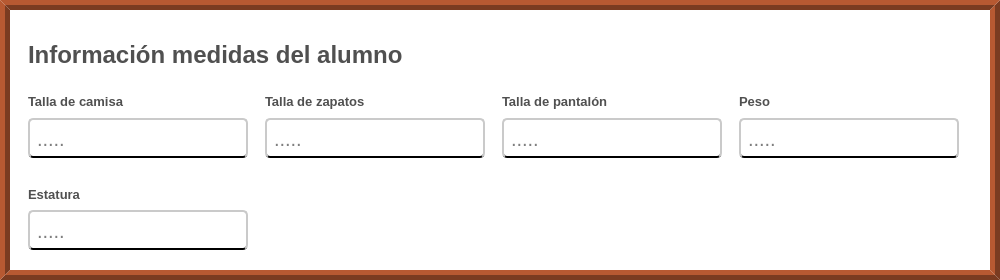
              <widget class="QFrame" name="info_medidas_alumno">
               <property name="sizePolicy">
                <sizepolicy hsizetype="Preferred" vsizetype="Preferred">
                 <horstretch>0</horstretch>
                 <verstretch>10</verstretch>
                </sizepolicy>
               </property>
               <property name="minimumSize">
                <size>
                 <width>1000</width>
                 <height>280</height>
                </size>
               </property>
               <property name="styleSheet">
                <string notr="true">QFrame{
	background-color: rgb(255, 255, 255);
	border:10px ridge rgb(122, 59, 33);
}</string>
               </property>
               <property name="frameShape">
                <enum>QFrame::NoFrame</enum>
               </property>
               <property name="frameShadow">
                <enum>QFrame::Raised</enum>
               </property>
               <layout class="QVBoxLayout" name="verticalLayout_8">
                <property name="leftMargin">
                 <number>10</number>
                </property>
                <property name="topMargin">
                 <number>20</number>
                </property>
                <item>
                 <widget class="QLabel" name="label_segmento_info_medidas_alumno">
                  <property name="sizePolicy">
                   <sizepolicy hsizetype="Fixed" vsizetype="Fixed">
                    <horstretch>0</horstretch>
                    <verstretch>0</verstretch>
                   </sizepolicy>
                  </property>
                  <property name="minimumSize">
                   <size>
                    <width>0</width>
                    <height>40</height>
                   </size>
                  </property>
                  <property name="maximumSize">
                   <size>
                    <width>16777215</width>
                    <height>30</height>
                   </size>
                  </property>
                  <property name="font">
                   <font>
                    <family>Arial</family>
                    <pointsize>18</pointsize>
                    <weight>75</weight>
                    <bold>true</bold>
                   </font>
                  </property>
                  <property name="styleSheet">
                   <string notr="true">QLabel{
	

	
	color: rgb(80, 80, 80);

	border-color: #ffffff;
	border:none;
	padding-left:2px;

	


}
</string>
                  </property>
                  <property name="text">
                   <string>Información medidas del alumno</string>
                  </property>
                  <property name="scaledContents">
                   <bool>false</bool>
                  </property>
                 </widget>
                </item>
                <item>
                 <widget class="QFrame" name="preguntas_info_medidas_2">
                  <property name="minimumSize">
                   <size>
                    <width>460</width>
                    <height>100</height>
                   </size>
                  </property>
                  <property name="styleSheet">
                   <string notr="true">border-radius:0px;
border:none;</string>
                  </property>
                  <property name="frameShape">
                   <enum>QFrame::NoFrame</enum>
                  </property>
                  <property name="frameShadow">
                   <enum>QFrame::Raised</enum>
                  </property>
                  <layout class="QGridLayout" name="gridLayout_4">
                   <property name="leftMargin">
                    <number>0</number>
                   </property>
                   <property name="horizontalSpacing">
                    <number>9</number>
                   </property>
                   <property name="verticalSpacing">
                    <number>20</number>
                   </property>
                   <item row="0" column="0">
                    <layout class="QVBoxLayout" name="verticalLayout_26">
                     <item>
                      <widget class="QLabel" name="label_talla_camisa">
                       <property name="maximumSize">
                        <size>
                         <width>200</width>
                         <height>16777215</height>
                        </size>
                       </property>
                       <property name="font">
                        <font>
                         <family>Arial</family>
                         <pointsize>10</pointsize>
                         <weight>75</weight>
                         <bold>true</bold>
                        </font>
                       </property>
                       <property name="styleSheet">
                        <string notr="true">QLabel{
		
	color: rgb(80, 80, 80);

	border-color: #ffffff;


}
</string>
                       </property>
                       <property name="text">
                        <string>Talla de camisa</string>
                       </property>
                       <property name="textFormat">
                        <enum>Qt::PlainText</enum>
                       </property>
                       <property name="scaledContents">
                        <bool>true</bool>
                       </property>
                      </widget>
                     </item>
                     <item>
                      <widget class="QLineEdit" name="input_talla_camisa">
                       <property name="sizePolicy">
                        <sizepolicy hsizetype="Fixed" vsizetype="Fixed">
                         <horstretch>0</horstretch>
                         <verstretch>0</verstretch>
                        </sizepolicy>
                       </property>
                       <property name="minimumSize">
                        <size>
                         <width>220</width>
                         <height>40</height>
                        </size>
                       </property>
                       <property name="font">
                        <font>
                         <family>Arial</family>
                         <pointsize>15</pointsize>
                        </font>
                       </property>
                       <property name="styleSheet">
                        <string notr="true">QLineEdit{
	
	background-color: rgb(255, 255, 255);
	border-radius:5px;
	padding-left: 5px;
 padding-right:5px;
	padding-top:1px;
	border-bottom:2px solid black  ;
	border-top: 2px solid rgb(202, 202, 202);
	border-left: 2px solid rgb(202, 202, 202);
	border-right: 2px solid rgb(202, 202, 202);

}

QLineEdit:focus{

	border: 2px solid rgb(17, 192, 255)



}
</string>
                       </property>
                       <property name="placeholderText">
                        <string>.....</string>
                       </property>
                      </widget>
                     </item>
                    </layout>
                   </item>
                   <item row="0" column="1">
                    <layout class="QVBoxLayout" name="verticalLayout_29">
                     <item>
                      <widget class="QLabel" name="label_talla_zapatos">
                       <property name="maximumSize">
                        <size>
                         <width>200</width>
                         <height>16777215</height>
                        </size>
                       </property>
                       <property name="font">
                        <font>
                         <family>Arial</family>
                         <pointsize>10</pointsize>
                         <weight>75</weight>
                         <bold>true</bold>
                        </font>
                       </property>
                       <property name="styleSheet">
                        <string notr="true">QLabel{
		
	color: rgb(80, 80, 80);

	border-color: #ffffff;


}
</string>
                       </property>
                       <property name="text">
                        <string>Talla de zapatos</string>
                       </property>
                       <property name="textFormat">
                        <enum>Qt::PlainText</enum>
                       </property>
                       <property name="scaledContents">
                        <bool>true</bool>
                       </property>
                      </widget>
                     </item>
                     <item>
                      <widget class="QLineEdit" name="input_talla_zapatos">
                       <property name="sizePolicy">
                        <sizepolicy hsizetype="Fixed" vsizetype="Fixed">
                         <horstretch>0</horstretch>
                         <verstretch>0</verstretch>
                        </sizepolicy>
                       </property>
                       <property name="minimumSize">
                        <size>
                         <width>220</width>
                         <height>40</height>
                        </size>
                       </property>
                       <property name="font">
                        <font>
                         <family>Arial</family>
                         <pointsize>15</pointsize>
                        </font>
                       </property>
                       <property name="styleSheet">
                        <string notr="true">QLineEdit{
	
	background-color: rgb(255, 255, 255);
	border-radius:5px;
	padding-left: 5px;
 padding-right:5px;
	padding-top:1px;
	border-bottom:2px solid black  ;
	border-top: 2px solid rgb(202, 202, 202);
	border-left: 2px solid rgb(202, 202, 202);
	border-right: 2px solid rgb(202, 202, 202);

}

QLineEdit:focus{

	border: 2px solid rgb(17, 192, 255)



}
</string>
                       </property>
                       <property name="placeholderText">
                        <string>.....</string>
                       </property>
                      </widget>
                     </item>
                    </layout>
                   </item>
                   <item row="0" column="2">
                    <layout class="QVBoxLayout" name="verticalLayout_30">
                     <item>
                      <widget class="QLabel" name="label_talla_pantalon">
                       <property name="maximumSize">
                        <size>
                         <width>200</width>
                         <height>16777215</height>
                        </size>
                       </property>
                       <property name="font">
                        <font>
                         <family>Arial</family>
                         <pointsize>10</pointsize>
                         <weight>75</weight>
                         <bold>true</bold>
                        </font>
                       </property>
                       <property name="styleSheet">
                        <string notr="true">QLabel{
		
	color: rgb(80, 80, 80);

	border-color: #ffffff;


}
</string>
                       </property>
                       <property name="text">
                        <string>Talla de pantalón </string>
                       </property>
                       <property name="textFormat">
                        <enum>Qt::PlainText</enum>
                       </property>
                       <property name="scaledContents">
                        <bool>true</bool>
                       </property>
                      </widget>
                     </item>
                     <item>
                      <widget class="QLineEdit" name="input_talla_pantalon">
                       <property name="sizePolicy">
                        <sizepolicy hsizetype="Fixed" vsizetype="Fixed">
                         <horstretch>0</horstretch>
                         <verstretch>0</verstretch>
                        </sizepolicy>
                       </property>
                       <property name="minimumSize">
                        <size>
                         <width>220</width>
                         <height>40</height>
                        </size>
                       </property>
                       <property name="font">
                        <font>
                         <family>Arial</family>
                         <pointsize>15</pointsize>
                        </font>
                       </property>
                       <property name="styleSheet">
                        <string notr="true">QLineEdit{
	
	background-color: rgb(255, 255, 255);
	border-radius:5px;
	padding-left: 5px;
 padding-right:5px;
	padding-top:1px;
	border-bottom:2px solid black  ;
	border-top: 2px solid rgb(202, 202, 202);
	border-left: 2px solid rgb(202, 202, 202);
	border-right: 2px solid rgb(202, 202, 202);

}

QLineEdit:focus{

	border: 2px solid rgb(17, 192, 255)



}
</string>
                       </property>
                       <property name="placeholderText">
                        <string>.....</string>
                       </property>
                      </widget>
                     </item>
                    </layout>
                   </item>
                   <item row="0" column="3">
                    <layout class="QVBoxLayout" name="verticalLayout_28">
                     <item>
                      <widget class="QLabel" name="label_peso">
                       <property name="maximumSize">
                        <size>
                         <width>200</width>
                         <height>16777215</height>
                        </size>
                       </property>
                       <property name="font">
                        <font>
                         <family>Arial</family>
                         <pointsize>10</pointsize>
                         <weight>75</weight>
                         <bold>true</bold>
                        </font>
                       </property>
                       <property name="styleSheet">
                        <string notr="true">QLabel{
		
	color: rgb(80, 80, 80);

	border-color: #ffffff;


}
</string>
                       </property>
                       <property name="text">
                        <string>Peso</string>
                       </property>
                       <property name="textFormat">
                        <enum>Qt::PlainText</enum>
                       </property>
                       <property name="scaledContents">
                        <bool>true</bool>
                       </property>
                      </widget>
                     </item>
                     <item>
                      <widget class="QLineEdit" name="input_peso">
                       <property name="sizePolicy">
                        <sizepolicy hsizetype="Fixed" vsizetype="Fixed">
                         <horstretch>0</horstretch>
                         <verstretch>0</verstretch>
                        </sizepolicy>
                       </property>
                       <property name="minimumSize">
                        <size>
                         <width>220</width>
                         <height>40</height>
                        </size>
                       </property>
                       <property name="font">
                        <font>
                         <family>Arial</family>
                         <pointsize>15</pointsize>
                        </font>
                       </property>
                       <property name="styleSheet">
                        <string notr="true">QLineEdit{
	
	background-color: rgb(255, 255, 255);
	border-radius:5px;
	padding-left: 5px;
 padding-right:5px;
	padding-top:1px;
	border-bottom:2px solid black  ;
	border-top: 2px solid rgb(202, 202, 202);
	border-left: 2px solid rgb(202, 202, 202);
	border-right: 2px solid rgb(202, 202, 202);

}

QLineEdit:focus{

	border: 2px solid rgb(17, 192, 255)



}
</string>
                       </property>
                       <property name="placeholderText">
                        <string>.....</string>
                       </property>
                      </widget>
                     </item>
                    </layout>
                   </item>
                   <item row="1" column="0">
                    <layout class="QVBoxLayout" name="verticalLayout_27">
                     <item>
                      <widget class="QLabel" name="label_estatura">
                       <property name="maximumSize">
                        <size>
                         <width>200</width>
                         <height>16777215</height>
                        </size>
                       </property>
                       <property name="font">
                        <font>
                         <family>Arial</family>
                         <pointsize>10</pointsize>
                         <weight>75</weight>
                         <bold>true</bold>
                        </font>
                       </property>
                       <property name="styleSheet">
                        <string notr="true">QLabel{
		
	color: rgb(80, 80, 80);

	border-color: #ffffff;


}
</string>
                       </property>
                       <property name="text">
                        <string>Estatura</string>
                       </property>
                       <property name="scaledContents">
                        <bool>true</bool>
                       </property>
                      </widget>
                     </item>
                     <item>
                      <widget class="QLineEdit" name="input_estatura">
                       <property name="sizePolicy">
                        <sizepolicy hsizetype="Fixed" vsizetype="Fixed">
                         <horstretch>0</horstretch>
                         <verstretch>0</verstretch>
                        </sizepolicy>
                       </property>
                       <property name="minimumSize">
                        <size>
                         <width>220</width>
                         <height>40</height>
                        </size>
                       </property>
                       <property name="font">
                        <font>
                         <family>Arial</family>
                         <pointsize>15</pointsize>
                        </font>
                       </property>
                       <property name="styleSheet">
                        <string notr="true">QLineEdit{
	
	background-color: rgb(255, 255, 255);
	border-radius:5px;
	padding-left: 5px;
 padding-right:5px;
	padding-top:1px;
	border-bottom:2px solid black  ;
	border-top: 2px solid rgb(202, 202, 202);
	border-left: 2px solid rgb(202, 202, 202);
	border-right: 2px solid rgb(202, 202, 202);

}

QLineEdit:focus{

	border: 2px solid rgb(17, 192, 255)



}
</string>
                       </property>
                       <property name="placeholderText">
                        <string>.....</string>
                       </property>
                      </widget>
                     </item>
                    </layout>
                   </item>
                  </layout>
                 </widget>
                </item>
               </layout>
              </widget>
